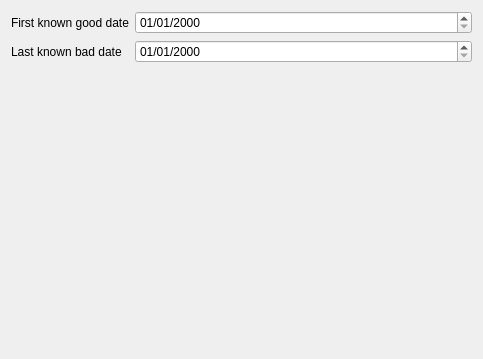
<?xml version="1.0" encoding="UTF-8"?>
<ui version="4.0">
 <class>Nightlies</class>
 <widget class="QWidget" name="Nightlies">
  <property name="geometry">
   <rect>
    <x>0</x>
    <y>0</y>
    <width>483</width>
    <height>359</height>
   </rect>
  </property>
  <property name="windowTitle">
   <string>Form</string>
  </property>
  <layout class="QHBoxLayout" name="horizontalLayout">
   <item>
    <layout class="QFormLayout" name="formLayout">
     <item row="0" column="0">
      <widget class="QLabel" name="label">
       <property name="text">
        <string>First known good date</string>
       </property>
      </widget>
     </item>
     <item row="0" column="1">
      <widget class="QDateEdit" name="start_date">
       <property name="displayFormat">
        <string>dd/MM/yyyy</string>
       </property>
      </widget>
     </item>
     <item row="1" column="0">
      <widget class="QLabel" name="label_2">
       <property name="text">
        <string>Last known bad date</string>
       </property>
      </widget>
     </item>
     <item row="1" column="1">
      <widget class="QDateEdit" name="end_date">
       <property name="displayFormat">
        <string>dd/MM/yyyy</string>
       </property>
      </widget>
     </item>
    </layout>
   </item>
  </layout>
 </widget>
 <resources/>
 <connections/>
</ui>
